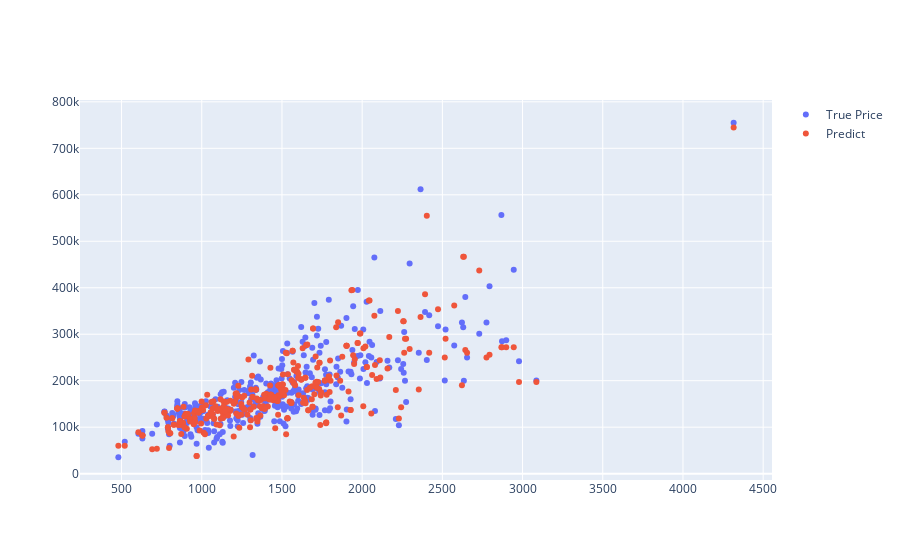

Notebook source saved alongside this figure:
### Code cell
fig = go.Figure()
fig.add_trace(go.Scatter(
    x=X_test[:,0],
    y=y_test,
    mode="markers",
    name="True Price"
))
fig.add_trace(go.Scatter(
    x=X_test[:,0],
    y=y_predict_dt,
    mode="markers",
    name="Predict",
))

### Figure 1 — Plotly figure (JSON) as saved in the notebook; plotly's stock layout.template omitted (floating-point values rounded to 4 significant figures; data arrays with more than 128 entries replaced by an {"elided": "..."} marker saying what was removed)
{"data": [{"mode": "markers", "name": "True Price", "type": "scatter", "x": {"elided": "365 int values"}, "y": {"elided": "365 int values"}}, {"mode": "markers", "name": "Predict", "type": "scatter", "x": {"elided": "365 int values"}, "y": {"elided": "365 float values"}}], "layout": {}}
